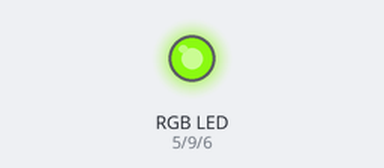
Recording of a sketch running on a simulated Arduino Uno, built with avr-gcc and run on an emulated ATmega328P. Shown: an RGB LED mixed from three pins (HIGH = lit).

Above: at 0.05 s.
At 0.95 s:
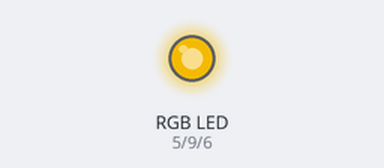
At 1.85 s:
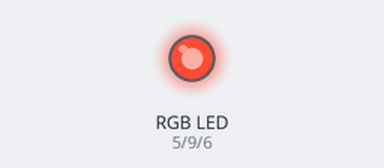
At 3.65 s:
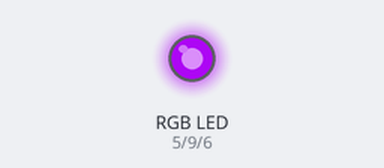
At 5.45 s:
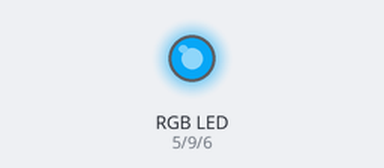
At 7.3 s:
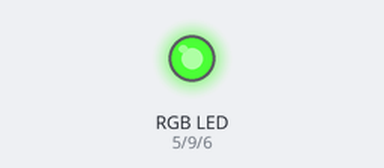
Timing chart, 0 to 10.1 s (numbered marks = the images above):
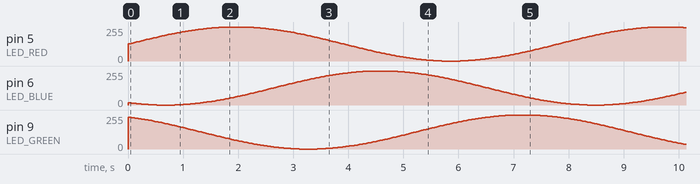

The sketch:

Color_LED.ino
```cpp
// Color LED Lighting study

const int LED_RED = 5;
const int LED_GREEN = 9;
const int LED_BLUE = 6;

int red = 0;
int green = 0;
int blue = 0;
int i = 0;


void setup(){
  pinMode(LED_RED, OUTPUT);
  pinMode(LED_GREEN, OUTPUT);
  pinMode(LED_BLUE, OUTPUT);
}

void updateBrightness(){
  // Update output along with sin function
  // initial angle: red = 0, green = 2/3*PI, blue = 4/3*PI
  red = sin(2 * 3.14 / 256 * i) * 128 + 128;
  green = sin(2 * 3.14 / 256 * (i + 85)) * 128 + 128;
  blue = sin(2 * 3.14 / 256 * (i + 170)) * 128 + 128;
}

void loop(){
  updateBrightness();
  i++;
  analogWrite(LED_RED, red);
  analogWrite(LED_GREEN, green);
  analogWrite(LED_BLUE, blue);
  delay(30);
}
```
